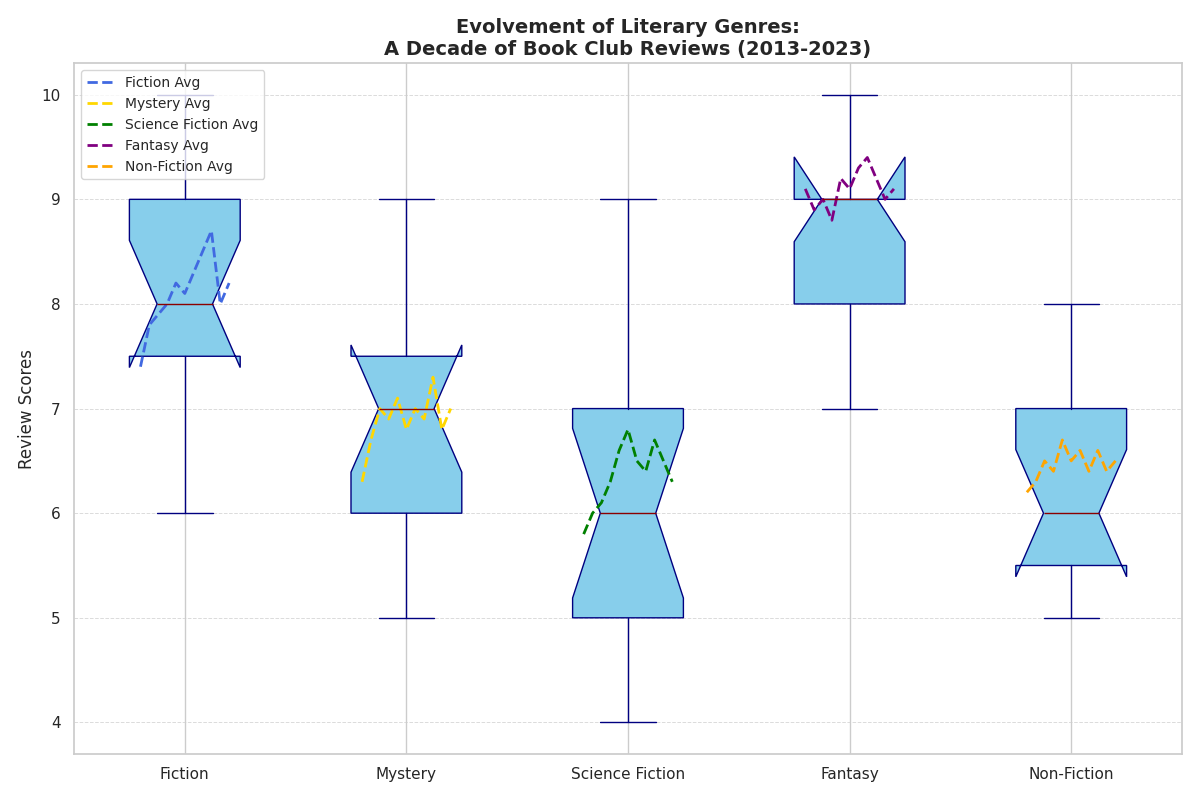

Python code for this plot:
import matplotlib.pyplot as plt

# Manually shuffled data: Review scores
fiction_scores = [8, 9, 7, 9, 6, 8, 8, 8, 9, 9, 8, 7, 10, 7, 8]
mystery_scores = [7, 8, 6, 8, 7, 6, 9, 7, 8, 6, 7, 7, 6, 5, 6]
science_fiction_scores = [7, 5, 5, 7, 4, 6, 6, 8, 7, 5, 9, 6, 6, 4, 6]
fantasy_scores = [8, 9, 7, 8, 8, 9, 9, 9, 10, 10, 9, 8, 10, 9, 8]
non_fiction_scores = [5, 7, 8, 6, 6, 7, 5, 6, 6, 5, 5, 7, 7, 8, 6]

genre_scores = [
    fiction_scores,
    mystery_scores,
    science_fiction_scores,
    fantasy_scores,
    non_fiction_scores
]

genres = ['Fiction', 'Mystery', 'Science Fiction', 'Fantasy', 'Non-Fiction']

# Hypothetical annual average scores for line plot (2013-2023)
years = list(range(2013, 2024))
avg_scores = [
    [7.4, 7.8, 7.9, 8.0, 8.2, 8.1, 8.3, 8.5, 8.7, 8.0, 8.2], # Fiction
    [6.3, 6.7, 7.0, 6.9, 7.1, 6.8, 7.0, 6.9, 7.3, 6.8, 7.0], # Mystery
    [5.8, 6.0, 6.1, 6.3, 6.6, 6.8, 6.5, 6.4, 6.7, 6.5, 6.3], # Science Fiction
    [9.1, 8.9, 9.0, 8.8, 9.2, 9.1, 9.3, 9.4, 9.2, 9.0, 9.1], # Fantasy
    [6.2, 6.3, 6.5, 6.4, 6.7, 6.5, 6.6, 6.4, 6.6, 6.4, 6.5]  # Non-Fiction
]

fig, ax = plt.subplots(figsize=(12, 8))
box = ax.boxplot(genre_scores, notch=True, patch_artist=True, 
                 boxprops=dict(facecolor='skyblue', color='navy'),
                 whiskerprops=dict(color='navy'),
                 capprops=dict(color='navy'),
                 medianprops=dict(color='darkred'),
                 flierprops=dict(marker='o', markerfacecolor='gray', markersize=6, linestyle='none', markeredgecolor='black'))

colors = ['royalblue', 'gold', 'green', 'purple', 'orange']
for i, (genre, scores, color) in enumerate(zip(genres, avg_scores, colors), start=1):
    ax.plot([i - 0.2 + 0.4 * (j / (len(years)-1)) for j in range(len(years))], scores, label=f'{genre} Avg', color=color, linestyle='--', linewidth=2)

ax.set_title("Evolvement of Literary Genres:\nA Decade of Book Club Reviews (2013-2023)", fontsize=14, fontweight='bold')
ax.set_ylabel('Review Scores', fontsize=12)
ax.set_xticks(range(1, len(genres) + 1))
ax.set_xticklabels(genres, fontsize=11)

ax.yaxis.grid(True, linestyle='--', linewidth=0.7, alpha=0.7)
ax.legend(loc='upper left', fontsize=10)

plt.tight_layout()
plt.show()
